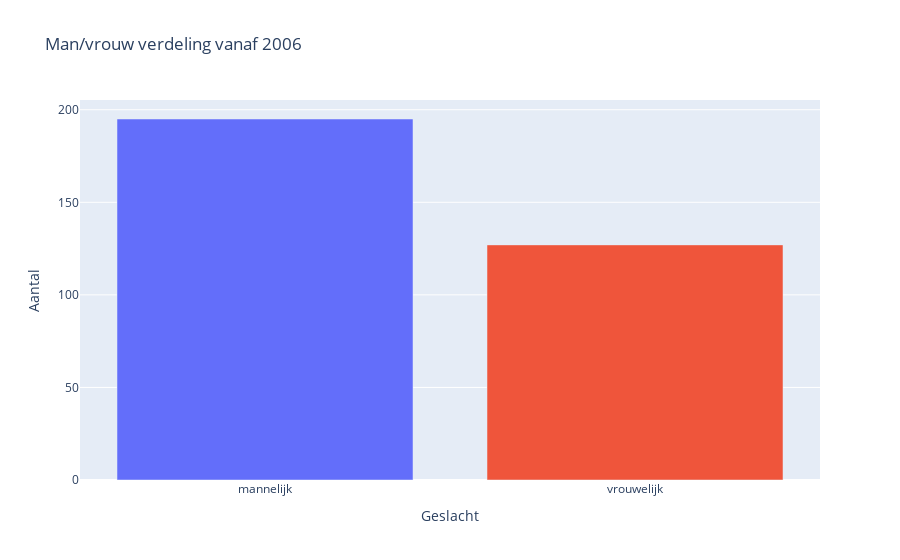

Notebook cell for this chart:
### Code cell
'''Man/vrouw verdeling'''
tab = df.groupby('Geslacht')['Lid'].count()
fig = px.bar(tab, color=tab.index, title='Man/vrouw verdeling vanaf %d'%vanaf)
fig.update_layout(yaxis_title='Aantal',showlegend=False)
fig.show()
tab.head()

### Figure 1 — Plotly figure (JSON) as saved in the notebook; plotly's stock layout.template omitted (floating-point values rounded to 4 significant figures)
{"data": [{"alignmentgroup": "True", "hovertemplate": "Geslacht=%{x}<br>value=%{y}<extra></extra>", "legendgroup": "mannelijk", "marker": {"color": "#636efa"}, "name": "mannelijk", "offsetgroup": "mannelijk", "orientation": "v", "showlegend": true, "textposition": "auto", "type": "bar", "x": ["mannelijk"], "xaxis": "x", "y": [195], "yaxis": "y"}, {"alignmentgroup": "True", "hovertemplate": "Geslacht=%{x}<br>value=%{y}<extra></extra>", "legendgroup": "vrouwelijk", "marker": {"color": "#EF553B"}, "name": "vrouwelijk", "offsetgroup": "vrouwelijk", "orientation": "v", "showlegend": true, "textposition": "auto", "type": "bar", "x": ["vrouwelijk"], "xaxis": "x", "y": [127], "yaxis": "y"}], "layout": {"barmode": "relative", "legend": {"title": {"text": "Geslacht"}, "tracegroupgap": 0}, "showlegend": false, "title": {"text": "Man/vrouw verdeling vanaf 2006"}, "xaxis": {"anchor": "y", "categoryarray": ["mannelijk", "vrouwelijk"], "categoryorder": "array", "domain": [0, 1], "title": {"text": "Geslacht"}}, "yaxis": {"anchor": "x", "domain": [0, 1], "title": {"text": "Aantal"}}}}
